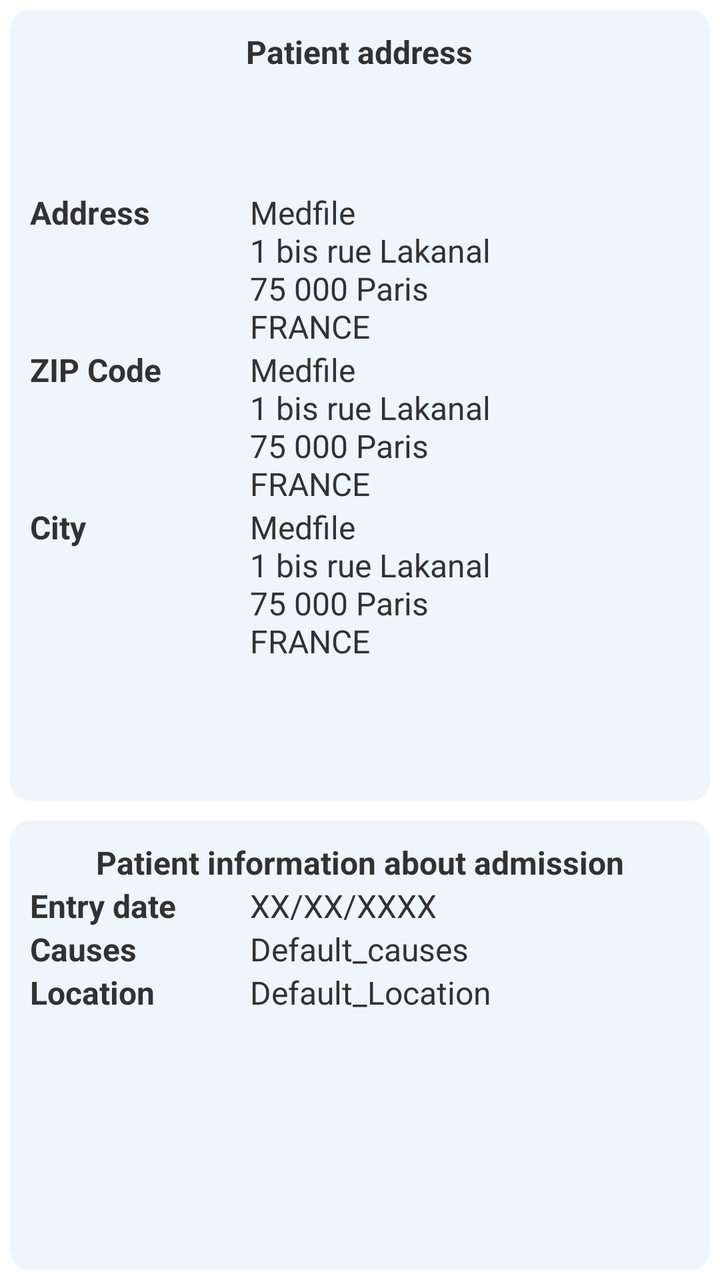
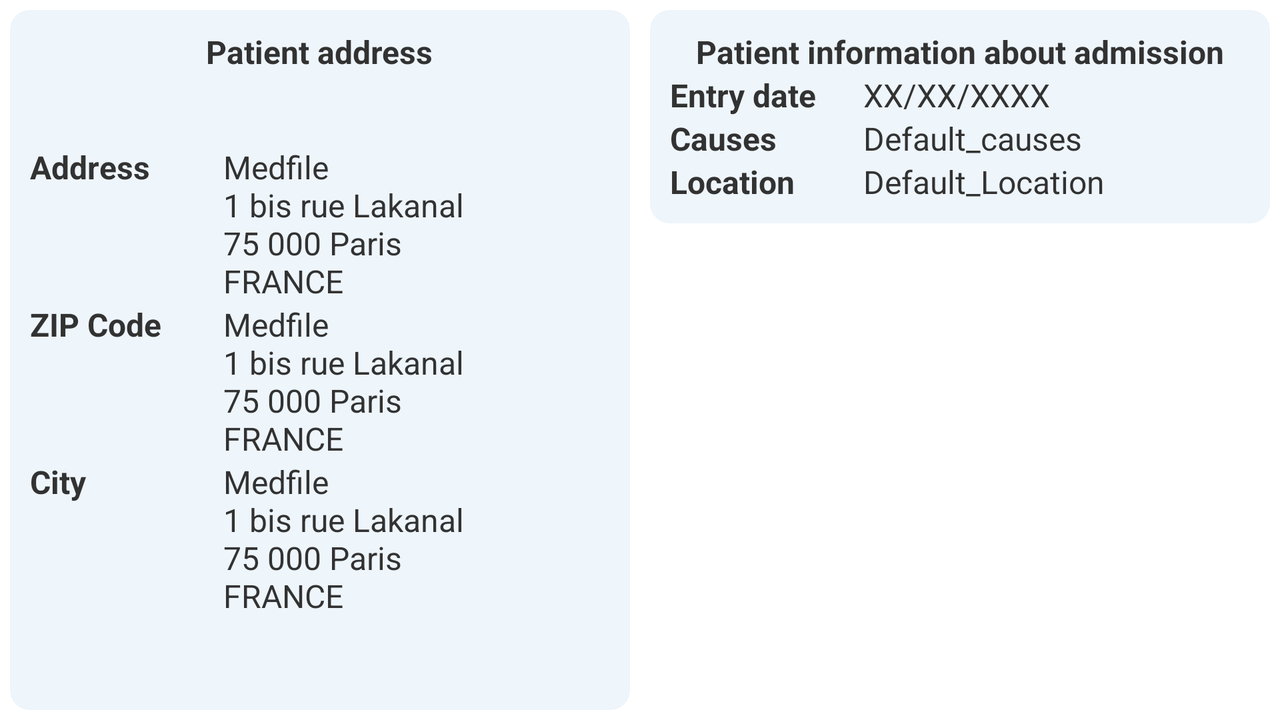

First picture: res/layout/ on a phone held upright. Second picture: the repository's own variant of that layout, on a device whose configuration matches the variant's folder. Source for both follows.
<!-- AndroidManifest.xml: application theme AppTheme -->
<!-- res/layout/include_fragment_patient_general.xml -->
<?xml version="1.0" encoding="utf-8"?>
<LinearLayout xmlns:android="http://schemas.android.com/apk/res/android"
    android:layout_width="match_parent"
    android:layout_height="match_parent"
    android:orientation="vertical">

    	
	<LinearLayout
	    android:layout_width="fill_parent"
	    android:layout_height="wrap_content"
	    android:layout_weight="1"
   		android:background="@drawable/panel_very_light" style="@style/CoolPanel">    	    
	    	<include android:id="@+id/patient_address_layout" layout="@layout/include_fragment_patient_address"/>
	</LinearLayout>
	
	
    <LinearLayout 
        android:layout_width="fill_parent"
      	android:layout_height="wrap_content"
       	android:gravity="center_horizontal"
      	android:layout_weight="1"
        android:orientation="vertical"
   		android:background="@drawable/panel_very_light" style="@style/CoolPanel"> 
		<include android:id="@+id/patient_admission_layout" layout="@layout/include_fragment_patient_admission"/>
	</LinearLayout>
</LinearLayout>
<!-- res/layout/include_fragment_patient_address.xml (included above) -->
<?xml version="1.0" encoding="utf-8"?>
<LinearLayout xmlns:android="http://schemas.android.com/apk/res/android"
    android:layout_width="match_parent"
    android:layout_height="match_parent"
	android:gravity="center_horizontal"
    android:orientation="vertical" >
    
    <TextView
	    android:text="@string/patient_address"
   	    android:textStyle="bold"
	    android:layout_width="wrap_content"
	    android:layout_height="wrap_content"
	    android:gravity="center_horizontal"
	    android:textSize="@dimen/xsmall_font_size"/>
	 	<LinearLayout
		    android:layout_width="fill_parent"
		    android:layout_height="fill_parent"
		    android:gravity="center_vertical"
		    android:orientation="vertical" >
	  	    <LinearLayout
			    android:layout_width="fill_parent"
			    android:layout_height="wrap_content"
			    android:orientation="horizontal" >
		 	    <TextView
				    android:text="@string/Address"
				    android:layout_width="0dp"
				    android:layout_height="wrap_content"
				    android:layout_weight="1"
				    android:textStyle="bold"
				    android:textSize="@dimen/xsmall_font_size"/>
				<TextView
				    android:id="@+id/patient_address"
				    android:layout_width="0dp"
				    android:layout_weight="2"
				    android:layout_height="wrap_content"
				    android:text="@string/default_address"
				    android:textSize="@dimen/xsmall_font_size" />
	  	    </LinearLayout>
	  	    <LinearLayout
			    android:layout_width="fill_parent"
			    android:layout_height="wrap_content"
			    android:orientation="horizontal" >
	  	        <TextView
				    android:text="@string/ZIP_Code"
				    android:layout_width="0dp"
				    android:layout_weight="1"
				    android:layout_height="wrap_content"
				    android:textStyle="bold"
				    android:textSize="@dimen/xsmall_font_size"/>
				<TextView
				    android:id="@+id/patient_city"
				    android:layout_width="0dp"
				    android:layout_height="wrap_content"
				    android:layout_weight="2"
				    android:text="@string/default_address"
				    android:textSize="@dimen/xsmall_font_size" />
	  	    </LinearLayout>
	  	    <LinearLayout
			    android:layout_width="fill_parent"
			    android:layout_height="wrap_content"
			    android:orientation="horizontal" >
	  	        <TextView
				    android:text="@string/City"
				    android:layout_width="0dp"
				    android:layout_weight="1"
				    android:layout_height="wrap_content"
				    android:textStyle="bold"
				    android:textSize="@dimen/xsmall_font_size"/>
				<TextView
				    android:id="@+id/patient_zip"
				     android:layout_width="0dp"
				    android:layout_height="wrap_content"
				    android:layout_weight="2"
				    android:text="@string/default_address"
				    android:textSize="@dimen/xsmall_font_size" />
	  	    </LinearLayout>
  	    </LinearLayout>
</LinearLayout>
<!-- res/layout/include_fragment_patient_admission.xml (included above) -->
<?xml version="1.0" encoding="utf-8"?>
<LinearLayout xmlns:android="http://schemas.android.com/apk/res/android"
    android:layout_width="match_parent"
    android:layout_height="match_parent"
	android:gravity="center_horizontal"
    android:orientation="vertical" >
    
    <TextView
	    android:text="@string/patient_info_admission"
	    android:layout_width="wrap_content"
	    android:layout_height="wrap_content"
	    android:textStyle="bold"
	    android:textSize="@dimen/xsmall_font_size"/>
   	
 	<LinearLayout 
        android:layout_width="fill_parent"
      	android:layout_height="wrap_content"
        android:orientation="horizontal">
 		
 		<TextView
		    android:text="@string/entry_date"
		    android:layout_width="0dp"
		    android:layout_height="wrap_content"
		    android:layout_weight="1"
		    android:textStyle="bold"
		    android:textSize="@dimen/xsmall_font_size"/>
	   	<TextView
		    android:id="@+id/patient_entry_date"
		    android:layout_width="0dp"
		    android:layout_height="wrap_content"
		    android:layout_weight="2"				    
		    android:text="@string/default_date"
		    android:textSize="@dimen/xsmall_font_size"/>
	</LinearLayout>
   	
   	<LinearLayout 
        android:layout_width="fill_parent"
      	android:layout_height="wrap_content"
        android:orientation="horizontal">
   	    
   	    <TextView
		    android:text="@string/causes"
		    android:layout_width="0dp"
		    android:layout_height="match_parent"
		    android:layout_weight="1"
		    android:textStyle="bold"
		    android:textSize="@dimen/xsmall_font_size"
		    android:gravity="center_vertical"/>
	   	<TextView
		    android:id="@+id/patient_admission_causes"
		    android:layout_width="0dp"
		    android:layout_height="wrap_content"
		    android:layout_weight="2"
		    android:text="@string/default_causes"
		    android:textSize="@dimen/xsmall_font_size"/>
   	</LinearLayout>
   	
   	<LinearLayout 
        android:layout_width="fill_parent"
      	android:layout_height="wrap_content"
        android:orientation="horizontal">
   	    <TextView
		    android:text="@string/Location"
		    android:layout_width="0dp"
		    android:layout_height="wrap_content"
		    android:layout_weight="1"
		    android:textSize="@dimen/xsmall_font_size"
		    android:textStyle="bold" />
	   	<TextView
		    android:id="@+id/patient_location"
		    android:layout_width="0dp"
		    android:layout_height="wrap_content"
		    android:layout_weight="2"
		    android:text="@string/default_Location"
		    android:textSize="@dimen/xsmall_font_size"/>
   	</LinearLayout>
</LinearLayout>
<!-- resources referenced by this layout -->
<resources>
  <dimen name="xsmall_font_size">16dp</dimen>
  <!-- drawable panel_very_light (drawable) -->
  <?xml version="1.0" encoding="utf-8"?>
  <selector xmlns:android="http://schemas.android.com/apk/res/android">
      <item>
          <shape>
              <gradient
                  android:startColor="@color/lighter_blue"
                  android:endColor="@color/lighter_blue"
                  android:angle="45" />
              <stroke
                  android:width="0dp"
                  android:color="#2f6699" />
              <corners
                  android:radius="10dp" />
              <padding
                  android:left="10dp"
                  android:top="10dp"
                  android:right="10dp"
                  android:bottom="10dp" />
              <margin
                  android:left="10dp"
                  android:top="10dp"
                  android:right="10dp"
                  android:bottom="10dp"/>
          </shape>
      </item>
  </selector>
  <string name="Address">Address</string>
  <string name="City">City</string>
  <string name="Location">Location</string>
  <string name="ZIP_Code">ZIP Code</string>
  <string name="causes">Causes</string>
  <string name="default_Location">Default_Location</string>
  <string name="default_address">Medfile \n1 bis rue Lakanal \n75 000 Paris \nFRANCE</string>
  <string name="default_causes">Default_causes</string>
  <string name="default_date">XX/XX/XXXX</string>
  <string name="entry_date">Entry date</string>
  <string name="patient_address">Patient address</string>
  <string name="patient_info_admission">Patient information about admission</string>
  <style name="CoolPanel">
  	    <item name="android:layout_width">fill_parent</item>
  	    <item name="android:layout_height">fill_parent</item>
  	    <item name="android:layout_weight">1</item>
  	    <item name="android:textColor">#ffffff</item>
  	    <item name="android:layout_margin">5dp</item>
  	    <item name="android:shadowColor">#000000</item>
  	    <item name="android:shadowDx">1</item>
  	    <item name="android:shadowDy">1</item>
  	    <item name="android:shadowRadius">2</item>
  	</style>
  <style name="AppTheme" parent="AppBaseTheme">
          
      </style>
  <color name="lighter_blue">#FFEEF5FB</color>
  <style name="AppBaseTheme" parent="android:Theme.Light">
          
      </style>
</resources>
<!-- res/layout-land/include_fragment_patient_general.xml (the repository's variant of the layout above) -->
<!-- drawn on the phone turned sideways -->
<?xml version="1.0" encoding="utf-8"?>
<LinearLayout xmlns:android="http://schemas.android.com/apk/res/android"
    android:layout_width="match_parent"
    android:layout_height="match_parent"
    android:orientation="horizontal" >

    	
	<LinearLayout
	    android:layout_width="fill_parent"
	    android:layout_height="match_parent"
	    android:layout_weight="1"
   		android:background="@drawable/panel_very_light" style="@style/CoolPanel">    	    
	    	<include android:id="@+id/patient_address_layout" layout="@layout/include_fragment_patient_address"/>
	</LinearLayout>
	
	
    <LinearLayout 
        android:layout_width="fill_parent"
      	android:layout_height="wrap_content"
       	android:gravity="center_horizontal"
      	android:layout_weight="1"
        android:orientation="vertical"
   		android:background="@drawable/panel_very_light" style="@style/CoolPanel"> 
		<include android:id="@+id/patient_admission_layout" layout="@layout/include_fragment_patient_admission"/>
	</LinearLayout>
</LinearLayout>
